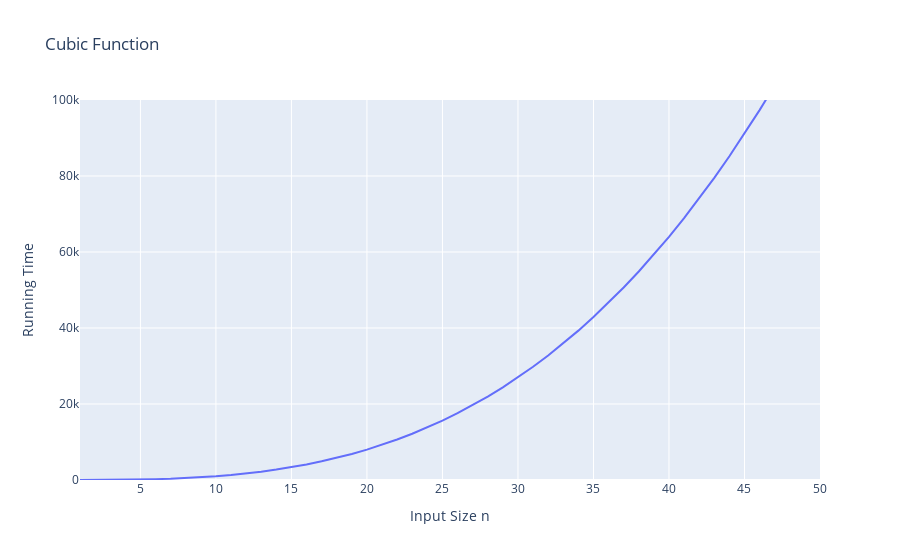

Notebook cell for this chart:
### Markdown cell above
##### 6. Cubic Function

$$f(n) = n^3$$

* Shows up when we have a <font color=Red>triple nested loop</font> where the outer, inner, and innermost loops perform a linear number of operations since we have $n * n * n = n^3$ operations executing.

* Shows up less frequently than the previously mentioned functions

* Example of an algorithm that will run in $n^3$ time: *naive n by n matrix multiplication*

### Code cell
import plotly.graph_objects as go
import numpy as np

n = np.arange(1, 51, 1)
f = n**3

# Create figure
fig = go.Figure()

fig.add_trace(go.Scatter(x=n, y=f, mode="lines"))
              
fig.update_layout(
    title_text="Cubic Function",
    xaxis=dict(title="Input Size n", range=[1, 50]),
    yaxis=dict(title="Running Time", range=[0, 100000])
)

fig.show()

### Figure 1 — Plotly figure (JSON) as saved in the notebook; plotly's stock layout.template omitted (floating-point values rounded to 4 significant figures)
{"data": [{"mode": "lines", "type": "scatter", "x": [1, 2, 3, 4, 5, 6, 7, 8, 9, 10, 11, 12, 13, 14, 15, 16, 17, 18, 19, 20, 21, 22, 23, 24, 25, 26, 27, 28, 29, 30, 31, 32, 33, 34, 35, 36, 37, 38, 39, 40, 41, 42, 43, 44, 45, 46, 47, 48, 49, 50], "y": [1, 8, 27, 64, 125, 216, 343, 512, 729, 1000, 1331, 1728, 2197, 2744, 3375, 4096, 4913, 5832, 6859, 8000, 9261, 10648, 12167, 13824, 15625, 17576, 19683, 21952, 24389, 27000, 29791, 32768, 35937, 39304, 42875, 46656, 50653, 54872, 59319, 64000, 68921, 74088, 79507, 85184, 91125, 97336, 103823, 110592, 117649, 125000]}], "layout": {"autosize": true, "title": {"text": "Cubic Function"}, "xaxis": {"range": [1, 50], "title": {"text": "Input Size n"}, "type": "linear"}, "yaxis": {"range": [0, 100000], "title": {"text": "Running Time"}, "type": "linear"}}}
